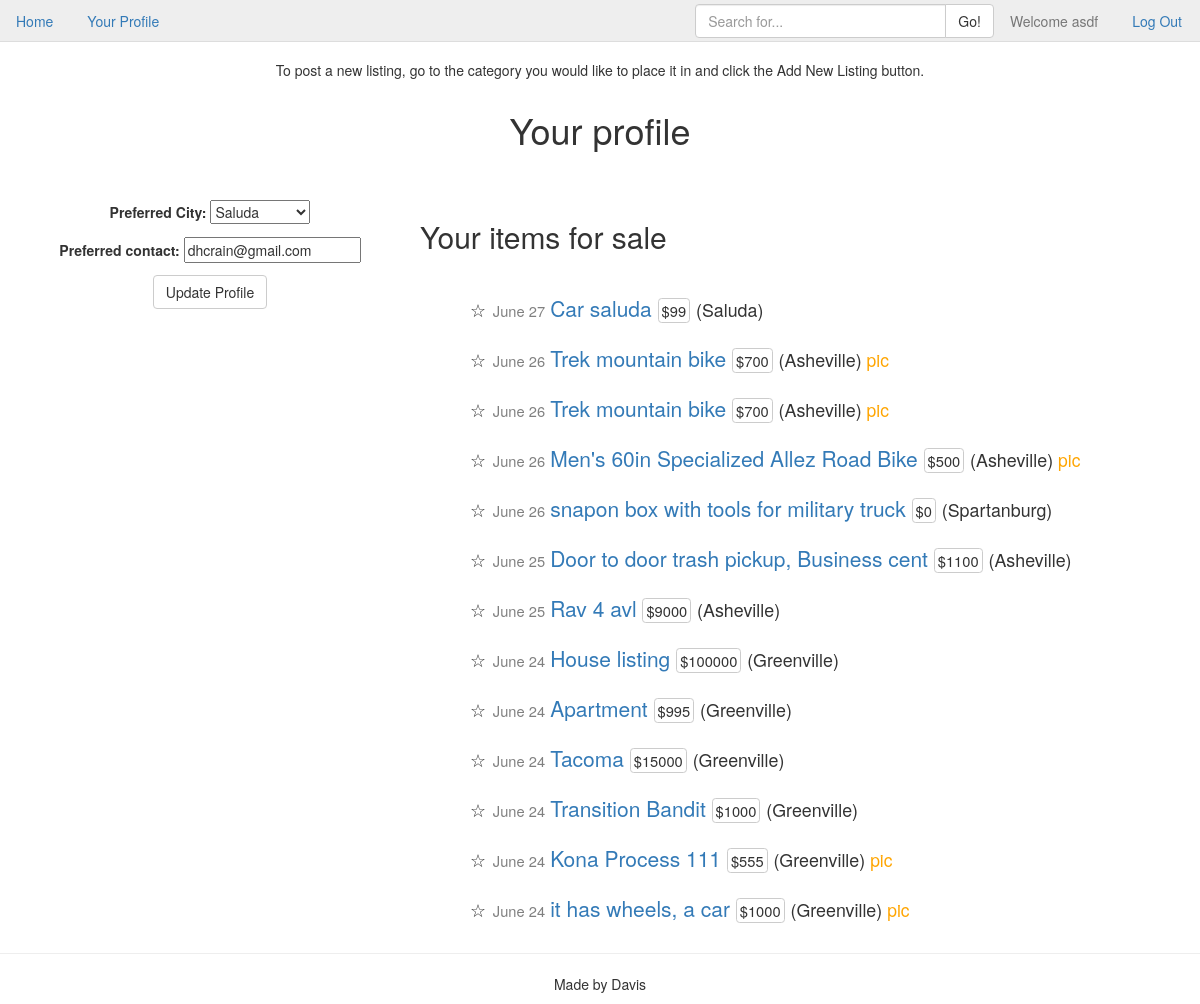
The app's page /register/profile/ (signed in), older data.
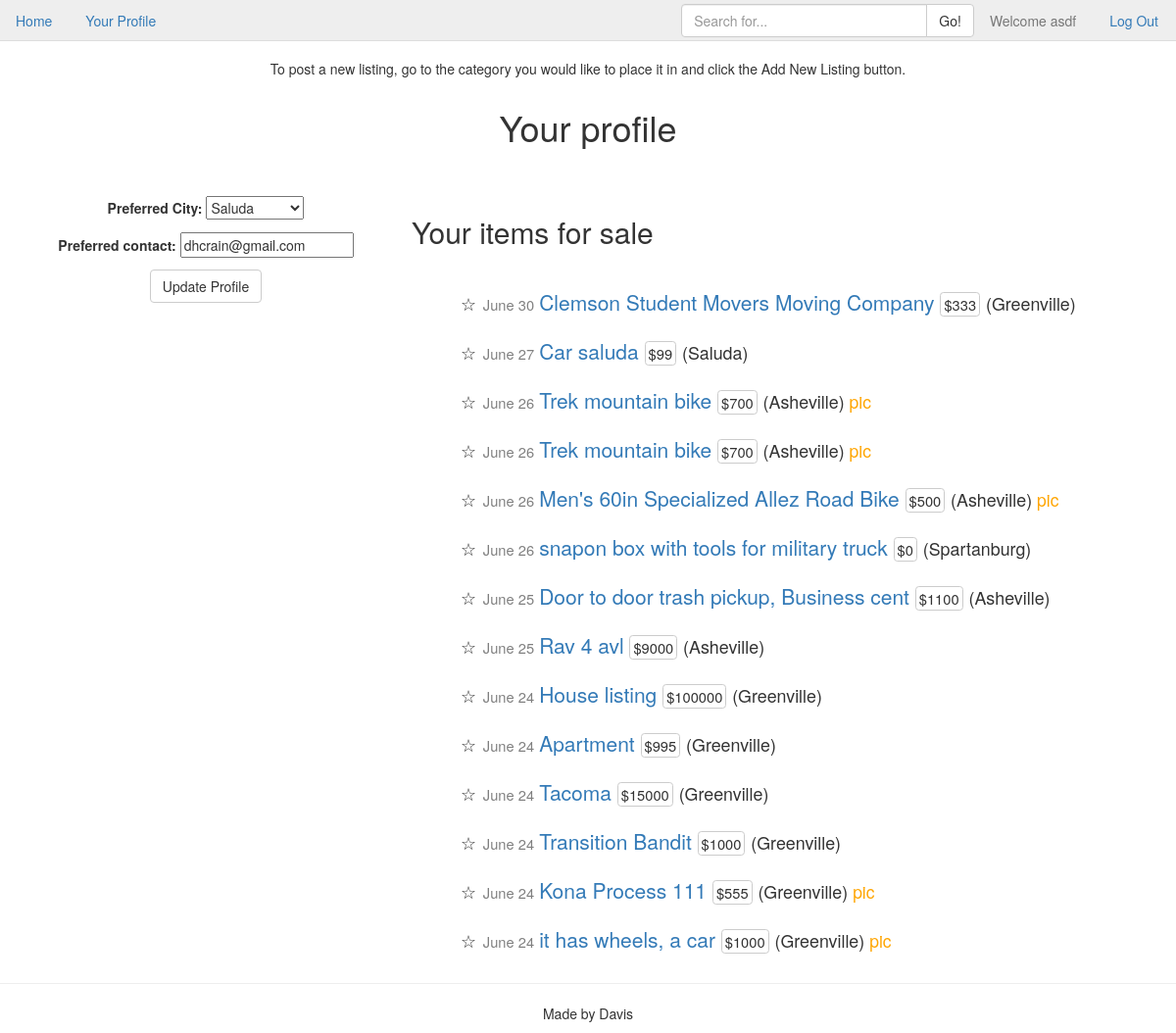
The same page, newer data.
### cl_app/models.py (models this page shows, shortened)
class Listing(models.Model):
    user = models.ForeignKey('auth.User')
    listing_city = models.ForeignKey(City)
    category = models.ForeignKey(ListingType)
    title = models.CharField(max_length=40)
    price = models.IntegerField()
    description = models.TextField()
    photo = models.ImageField(upload_to="listing_photos", null=True, blank=True, verbose_name="Listing Photo")
    created = models.DateTimeField(auto_now_add=True)
    class Meta:
        ordering = ['-created']

class City(models.Model):
    city = models.CharField(max_length=20)
    def __str__(self):
        return self.city

### cl_app/views.py (the view)
# urls.py: url(r'^register/profile/$', ProfileView.as_view(), name='profile_view'),
class ProfileView(UpdateView):
    fields = ['profile_city', 'preferred_contact']
    success_url = reverse_lazy("index_view")
    def get_object(self, queryset=None):
        return self.request.user.profile
    def get_context_data(self, **kwargs):
        context = super().get_context_data(**kwargs)
        context['user_listings'] = Listing.objects.filter(user=self.request.user)
        return context

### templates/cl_app/profile_form.html (shortened to what this page needs)
{% extends "base.html" %}
{% block body %}
    <h1 class="text-center">Your profile</h1>
    <br>
    <br>
    <div class="row">
        <div class="col-md-4">
            <form class="form-center text-center" action="" method="post">
                {{ form.as_p }}
                <input class="btn btn-default" type="submit" name="updateprofile" value="Update Profile">
            </form>
        </div>
        <div class="col-md-8">
            <h2>Your items for sale</h2>
            <br>
            {% for item in user_listings %}
            <div class="row listing-list">
                <p><small>&#9734;</small>
                    <span class="time">{{ item.created|date:"N d" }} </span>
                    <a href="{% url 'listing_detail_view' item.pk %}">{{ item.title }} </a>
                    <span class="price">${{ item.price }}</span>
                    <small>({{ item.listing_city }}) </small>
                    {% if item.photo %}
                    <span class="pic">pic</span>
                    {% endif %}
                </p>
            </div>
            {% empty %}
            <h4>Sorry, no items in this list.</h4>
            {% endfor %}
        </div>
    </div>
{% endblock %}

Row changes from the older to the newer data that the page shows:
added Listing: created "June 30", title "Clemson Student Movers Moving Company", price "333", listing_city "Greenville"
